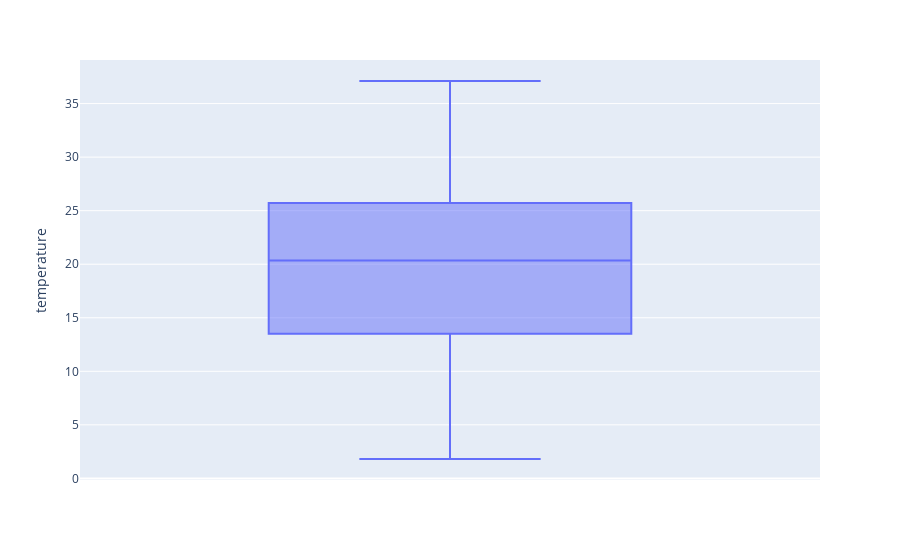

The notebook cell saved with this chart:
### Code cell
plotly.offline.iplot(fig2, filename='relative_humidity_boxplot.png',image='png') # For Downloading the image as png

### Figure 1 — Plotly figure (JSON) as saved in the notebook; plotly's stock layout.template omitted (floating-point values rounded to 4 significant figures; data arrays with more than 128 entries replaced by an {"elided": "..."} marker saying what was removed)
{"data": [{"alignmentgroup": "True", "hovertemplate": "temperature=%{y}<extra></extra>", "legendgroup": "", "marker": {"color": "#636efa"}, "name": "", "notched": false, "offsetgroup": "", "orientation": "v", "showlegend": false, "type": "box", "x0": " ", "xaxis": "x", "y": {"elided": "9568 float values"}, "y0": " ", "yaxis": "y"}], "layout": {"boxmode": "group", "legend": {"tracegroupgap": 0}, "margin": {"t": 60}, "xaxis": {"anchor": "y", "domain": [0, 1]}, "yaxis": {"anchor": "x", "domain": [0, 1], "title": {"text": "temperature"}}}}
